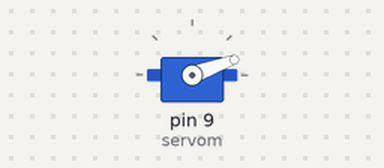
The sketch below on a simulated Arduino Uno, built with avr-gcc and run on an emulated ATmega328P. Shown: servo.

Above: at 2.05 s.
At 10.05 s:
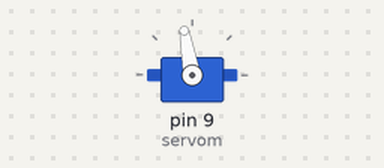
At 18.11 s:
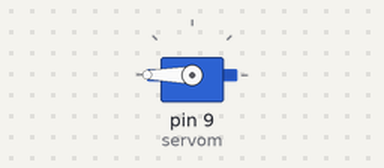
At 36.2 s:
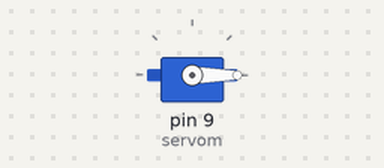
Timing chart, 0 to 40.0 s (numbered marks = the images above):
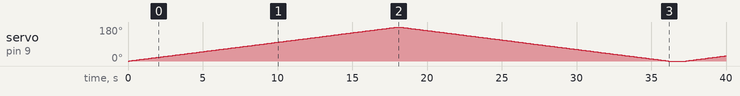

Measured:
- by itself, servo on pin 9 (servom): 0° → 1° at 0.10 s, → 2° 0.10 s later, → 3° 0.10 s later, → 4° 0.10 s later, … (387 changes in this stretch)

The sketch:

sketch_DoubleSweep.ino
```cpp
# include <Servo.h>
Servo servom;
int i = 0;
void setup() {
  // put your setup code here, to run once:
  servom.attach(9,500,2500);
}

void loop() {
  // put your main code here, to run repeatedly:
  for (i = 0; i<=180; i++ )
  {
    servom.write(i);
    delay(100);
    }
   for (i = 180; i>=0; i-- )
  {
    servom.write(i);
    delay(100);
    }
   delay(1000);
}
```
